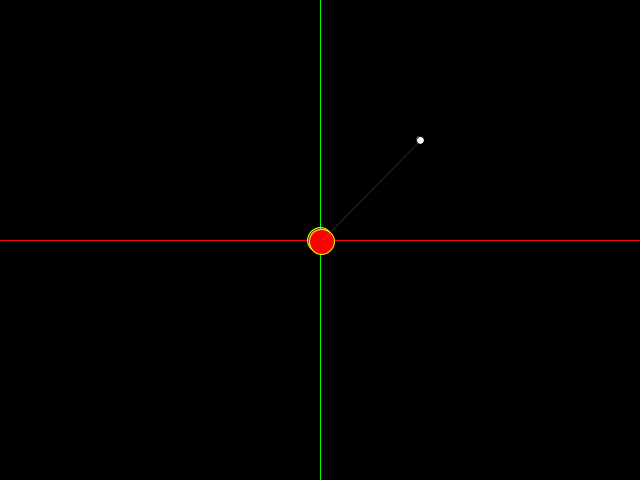
Frame 1 (no input)
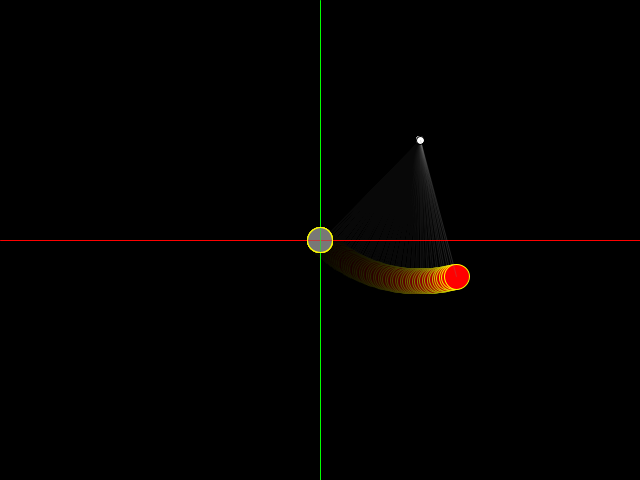
Frame 60 (the mouse pressed at the canvas centre just before this capture)
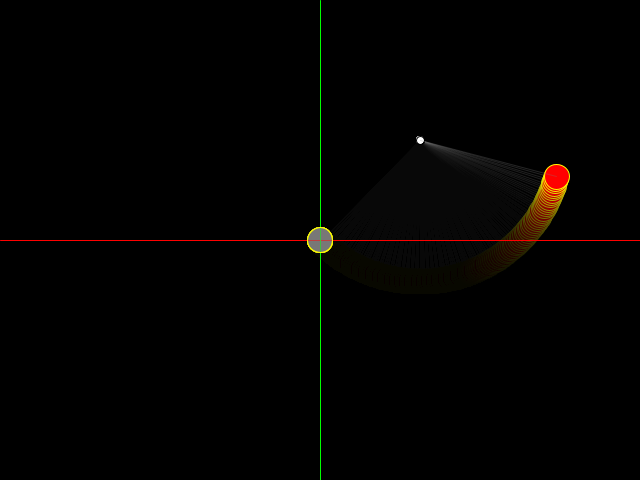
Frame 120 (the mouse held since frame 60 and released just before this capture)

The Processing sketch that drew these frames (run headless with seeded random() and noise(); from frame 60 on, the mouse is pressed at the canvas centre):

// Processing sketch: processing_6782
// ── processing_6782.pde

/**
 * <h3>2D Transformations</h3>
 * Rotating a point from position (o.x, o.y) to position (oR.x, oR.y) <br>
 * through an angle "theta" about pivot point (oP.x, oP.y) <br>
 * <h4>Usage:</h4>
 * Left click to position the object<br>
 * Right click to position the pivot point<br>
 * 
 * Jan 03, 2010 - Satish Goda - satishgoda@gmail.com
 */

PVector worldOrigin;
PVector worldScale;

PVector o = new PVector(0,0);
PVector oP = new PVector(100, 100);
PVector oR = new PVector();

void setup()
{
  size(640, 480);
  background(0);
  smooth();
  frameRate(60);
  
  worldOrigin = new PVector(width/2.0, height/2.0);
  worldScale = new PVector(1, -1);
}

void drawAxes()
{
  stroke(255, 0, 0);
  line(0, worldOrigin.y, width, worldOrigin.y);
  stroke(0, 255, 0);
  line(worldOrigin.x, 0, worldOrigin.x, height);
}

void draw()
{
  stroke(0);
  fill(0, 15);
  rect(0, 0, width, height);
  drawAxes();
  translate(worldOrigin.x, worldOrigin.y);
  scale(worldScale.x, worldScale.y);


  // Pivot point
  stroke(0, 0, 0);  
  fill(255);
  ellipse(oP.x, oP.y, 8, 8);

  // Object's base location
  stroke(255, 255, 0);  
  fill(127, 127, 127, 127);
  ellipse(o.x, o.y, 25, 25);

  // Calculate rotation of the object about pivot point 
  float theta = radians(frameCount);
  float cosTheta = cos(theta);
  float sinTheta = sin(theta);

  oR.x = oP.x + (o.x - oP.x)*cosTheta - (o.y - oP.y)*sinTheta;
  oR.y = oP.y + (o.x - oP.x)*sinTheta + (o.y - oP.y)*cosTheta;

  stroke(255, 255, 0);
  fill(255, 0, 0);
  ellipse(oR.x, oR.y, 25, 25);

  // Draw line between object and pivot
  stroke(127, 127, 127, 75);
  line(oP.x, oP.y, oR.x, oR.y);
}

void mouseReleased()
{
  float mx = worldScale.x*(mouseX - worldOrigin.x);
  float my = worldScale.y*(mouseY - worldOrigin.y);

  switch(mouseButton) {
  case LEFT:
    o.set(mx, my, 0);
    break;
  case RIGHT:
    oP.set(mx, my, 0);
    break;
  }
}
